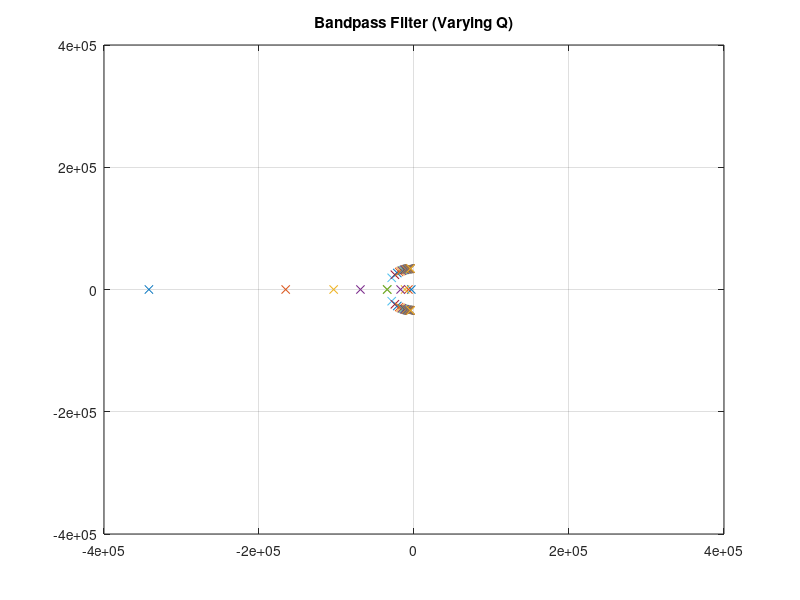
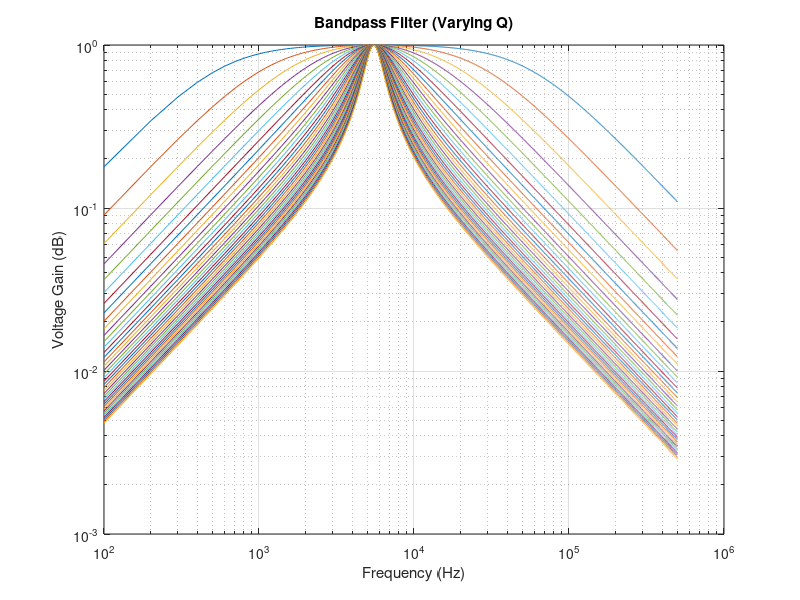

The MATLAB script that drew these images, in order:
clc; clear all; close all;

j = sqrt(-1);

Q_w = [10:10:384]*0.01; % testing varying Quality factors 0.1 to 3.84

%Q_w = 3.8;

figure();

for Q=Q_w
    fo = 5500;   
    c = [1 (2.*pi.*fo./Q) (2.*pi.*fo).^2];
    c = roots(c)
    plot(real(c),imag(c), 'x'); hold on; drawnow();
    grid on;
    xlim([-4e5 4e5]);
    ylim([-4e5 4e5]);
    title('Bandpass Filter (Varying Q)');
end;

figure();

for Q=Q_w
    f = 0:100:50e4;
    fo = 5500;
    H = 1.*(2.*pi.*fo./Q).*(j.*2.*pi.*f)./((j.*2.*pi.*f).^2 + (j.*2.*pi.*f).*(2.*pi.*fo./Q) + (2.*pi.*fo).^2);
    loglog(f,abs(H)); hold on; drawnow();
    grid on;
    title('Bandpass Filter (Varying Q)');
    xlabel('Frequency (Hz)');
    ylabel('Voltage Gain (dB)');
end;